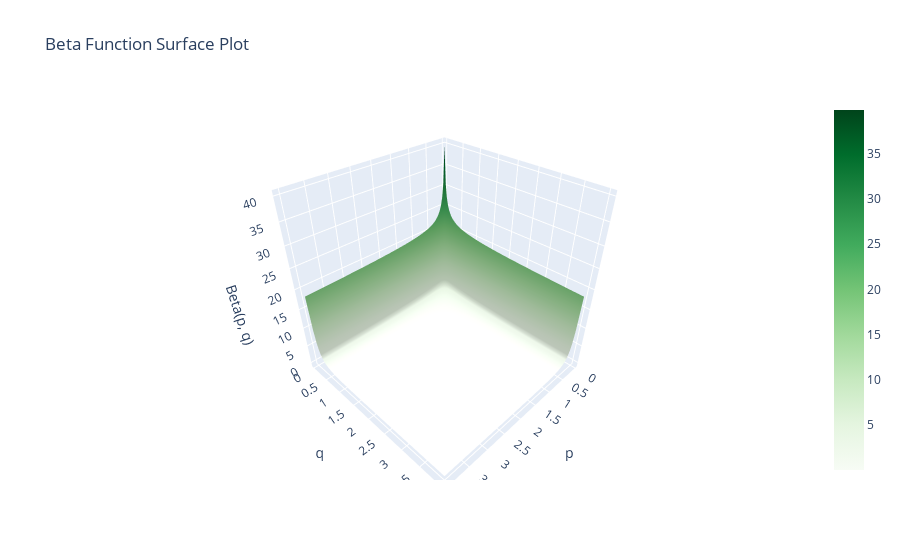

Notebook source saved alongside this figure:
### Markdown cell above
## Beta function

The **beta function** is defined as

$$
B(p, q) = \int\limits_0^1 x^{p-1} (1-x)^{q-1}\,dx = \int\limits_0^{+\infty} \frac{t^{p-1}\,dt}{(1 + t)^{p + q}}, \quad p, q > 0.
$$

Beta function is symmetric: $B(p, q) = B(q, p)$. Also, it can be expressed in terms of gamma function:

$$
    B(p, q) = \frac{\Gamma(p)\Gamma(q)}{\Gamma(p + q)}.
$$

### Code cell
import numpy as np
import plotly.graph_objs as go
from scipy.special import beta

def plot_beta():
    # Define the range of x and y
    x = np.linspace(0.05, 4, 100)  # Avoid x = 0 to prevent division by zero
    y = np.linspace(0.05, 4, 100)
    X, Y = np.meshgrid(x, y)

    # Compute the Beta function for each pair of (x, y)
    Z = beta(X, Y)

    # Create a surface plot
    surface = go.Surface(x=X, y=Y, z=Z, colorscale='Greens')

    # Define the layout
    layout = go.Layout(
        title='Beta Function Surface Plot',
        scene=dict(
            xaxis_title='p',
            yaxis_title='q',
            zaxis_title='Beta(p, q)'
        )
    )

    # Create the figure and show it
    fig = go.Figure(data=[surface], layout=layout)
    fig.show()

plot_beta()

### Figure 1 — Plotly figure (JSON) as saved in the notebook; plotly's stock layout.template omitted (floating-point values rounded to 4 significant figures; data arrays with more than 128 entries replaced by an {"elided": "..."} marker saying what was removed)
{"data": [{"colorscale": [[0, "rgb(247,252,245)"], [0.125, "rgb(229,245,224)"], [0.25, "rgb(199,233,192)"], [0.375, "rgb(161,217,155)"], [0.5, "rgb(116,196,118)"], [0.625, "rgb(65,171,93)"], [0.75, "rgb(35,139,69)"], [0.875, "rgb(0,109,44)"], [1, "rgb(0,68,27)"]], "type": "surface", "x": {"elided": "100x100 float values"}, "y": {"elided": "100x100 float values"}, "z": {"elided": "100x100 float values"}}], "layout": {"scene": {"xaxis": {"title": {"text": "p"}}, "yaxis": {"title": {"text": "q"}}, "zaxis": {"title": {"text": "Beta(p, q)"}}}, "title": {"text": "Beta Function Surface Plot"}}}
